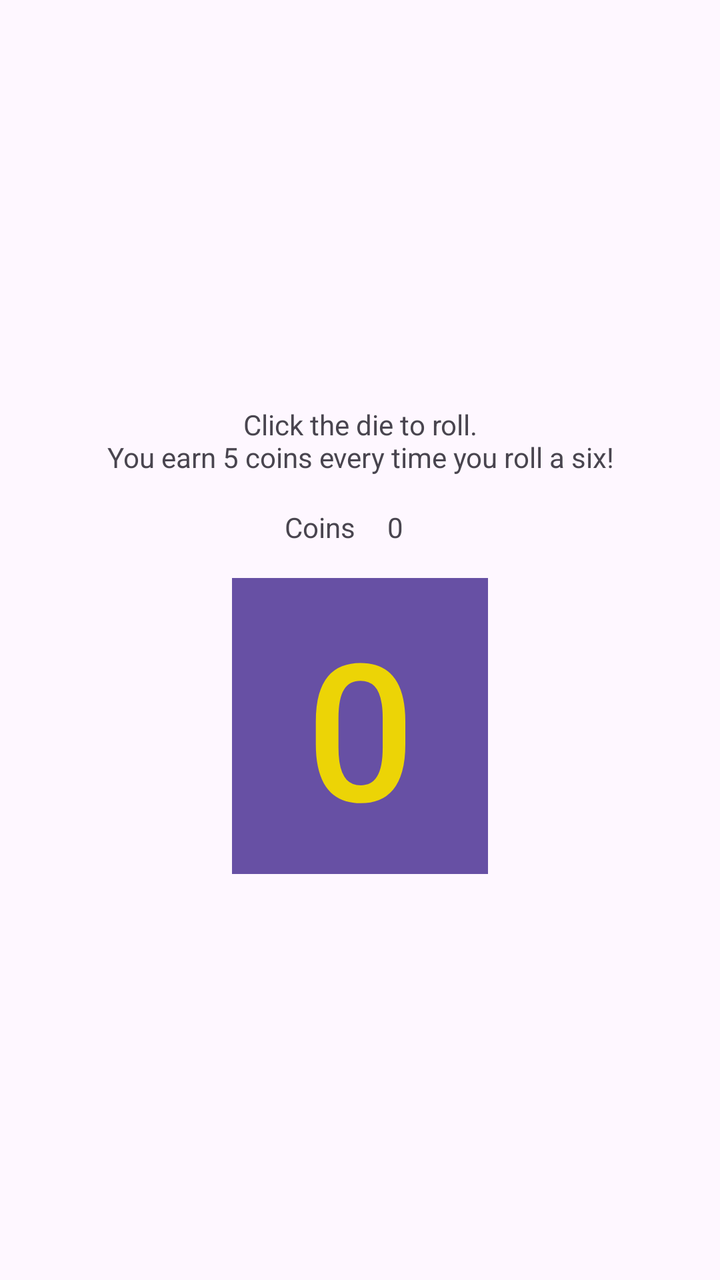
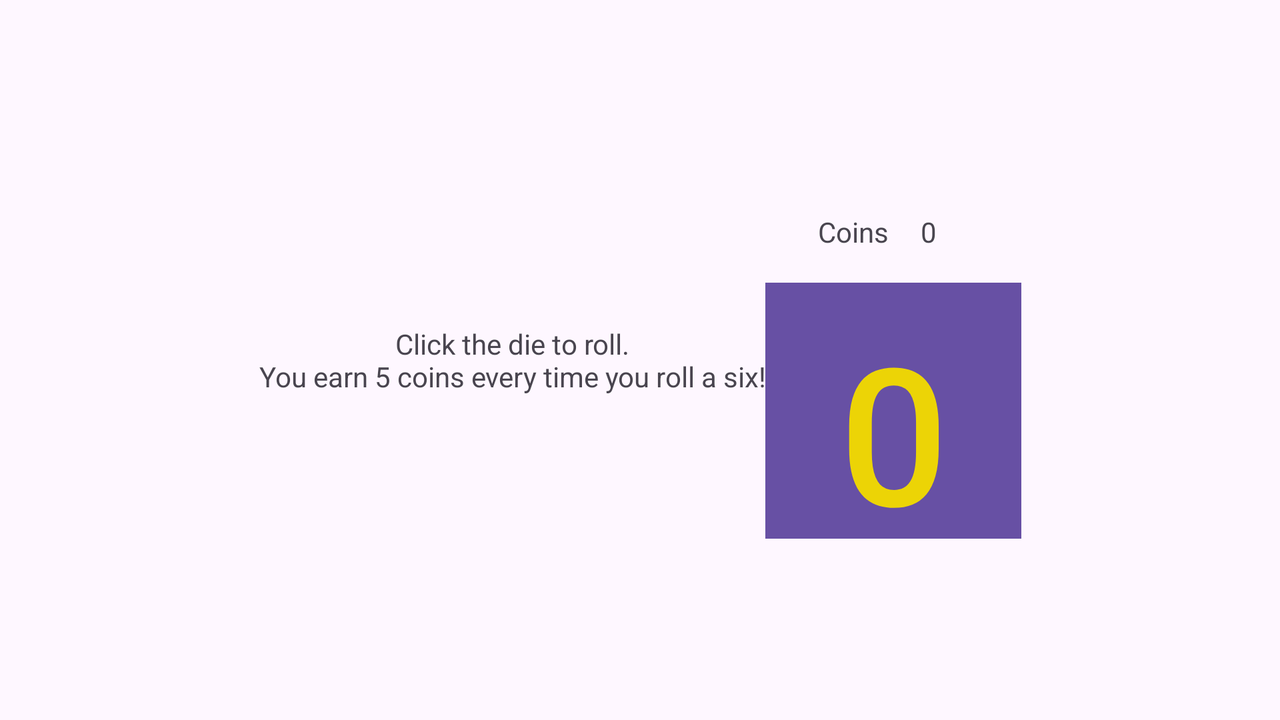

Two renders of one Android screen. The first uses the default layout on a phone; the second uses the alternative layout the repository ships for a different screen configuration, on a matching device. The two XML files are below.
<!-- AndroidManifest.xml: application theme Theme.DiceGames -->
<!-- res/layout/activity_main.xml -->
<?xml version="1.0" encoding="utf-8"?>
<LinearLayout xmlns:android="http://schemas.android.com/apk/res/android"
    xmlns:tools="http://schemas.android.com/tools"
    android:layout_width="match_parent"
    android:layout_height="match_parent"
    android:gravity="center"
    android:orientation="vertical"
    tools:context=".WalletActivity">
    <TextView
        android:id="@+id/txt_info"
        android:layout_width="match_parent"
        android:layout_height="wrap_content"
        android:text="@string/wallet_info"
        android:textAlignment="center"/>
    <LinearLayout
        android:layout_width="wrap_content"
        android:layout_height="wrap_content"
        android:gravity="center">
        <TextView
            android:id="@+id/txt_balance_label"
            android:layout_width="wrap_content"
            android:layout_height="wrap_content"
            android:text="@string/coins"/>
        <TextView
            android:id="@+id/txt_balance"
            android:layout_width="wrap_content"
            android:layout_height="wrap_content"
            android:padding="16dp"
            android:text="@string/zero" />
    </LinearLayout>
    <Button
        android:id="@+id/btn_die"
        android:layout_width="128dp"
        android:layout_height="wrap_content"
        android:background="@color/colorPrimary"
        android:text="@string/zero"
        android:gravity="center"
        android:textColor="@color/colorAccent"
        android:textSize="96sp" />
</LinearLayout>
<!-- resources referenced by this layout -->
<resources>
  <color name="colorAccent">#ECD406</color>
  <color name="colorPrimary">#555555</color>
  <string name="coins">Coins</string>
  <string name="wallet_info">Click the die to roll.\nYou earn 5 coins every time you roll a six!</string>
  <string name="zero">0</string>
  <style name="Theme.DiceGames" parent="Base.Theme.DiceGames" />
  <style name="Base.Theme.DiceGames" parent="Theme.Material3.DayNight.NoActionBar">
          
          
      </style>
</resources>
<!-- res/layout-land/activity_main.xml (the repository's variant of the layout above) -->
<!-- drawn on the phone turned sideways -->
<?xml version="1.0" encoding="utf-8"?>
<LinearLayout xmlns:android="http://schemas.android.com/apk/res/android"
    xmlns:tools="http://schemas.android.com/tools"
    android:layout_width="match_parent"
    android:layout_height="match_parent"
    android:gravity="center"
    android:orientation="horizontal"
    tools:context=".WalletActivity">

    <TextView
        android:id="@+id/txt_info"

        android:layout_width="wrap_content"
        android:layout_height="wrap_content"
        android:text="@string/wallet_info"
        android:textAlignment="center" />

    <LinearLayout
        android:layout_width="wrap_content"
        android:layout_height="wrap_content"
        android:gravity="center"
        android:orientation="vertical">

        <LinearLayout
            android:layout_width="wrap_content"
            android:layout_height="wrap_content"
            android:gravity="center">

            <TextView
                android:id="@+id/txt_balance_label"
                android:layout_width="wrap_content"
                android:layout_height="wrap_content"
                android:text="@string/coins" />

            <TextView
                android:id="@+id/txt_balance"
                android:layout_width="wrap_content"
                android:layout_height="wrap_content"
                android:padding="16dp"
                android:text="@string/zero" />
        </LinearLayout>

        <Button
            android:id="@+id/btn_die"
            android:layout_width="128dp"
            android:layout_height="128dp"
            android:background="@color/colorPrimary"
            android:text="@string/zero"
            android:textColor="@color/colorAccent"
            android:textSize="96sp" />
    </LinearLayout>
</LinearLayout>
